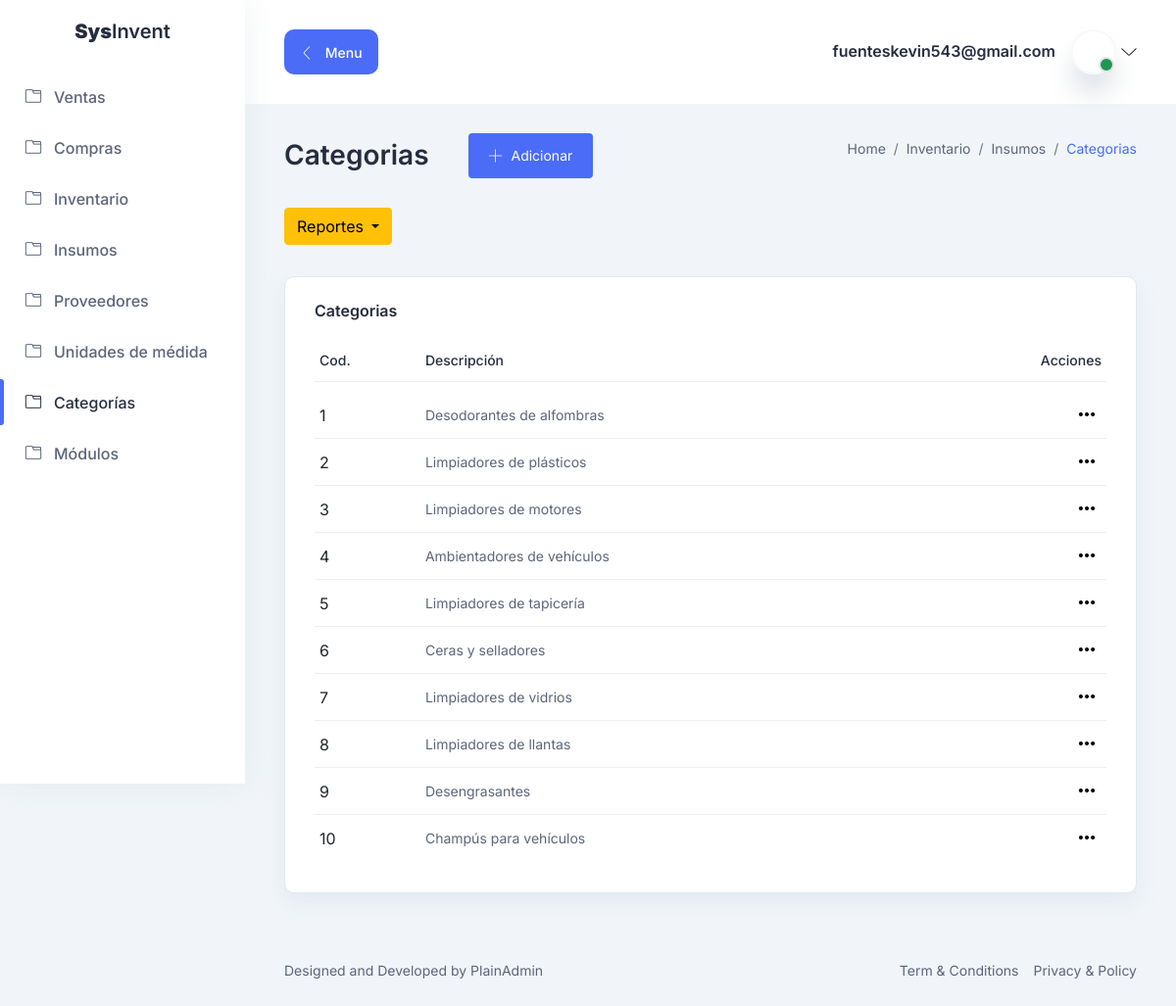
Page /inventario/insumos/categoria/ (signed in) on the earlier database version.
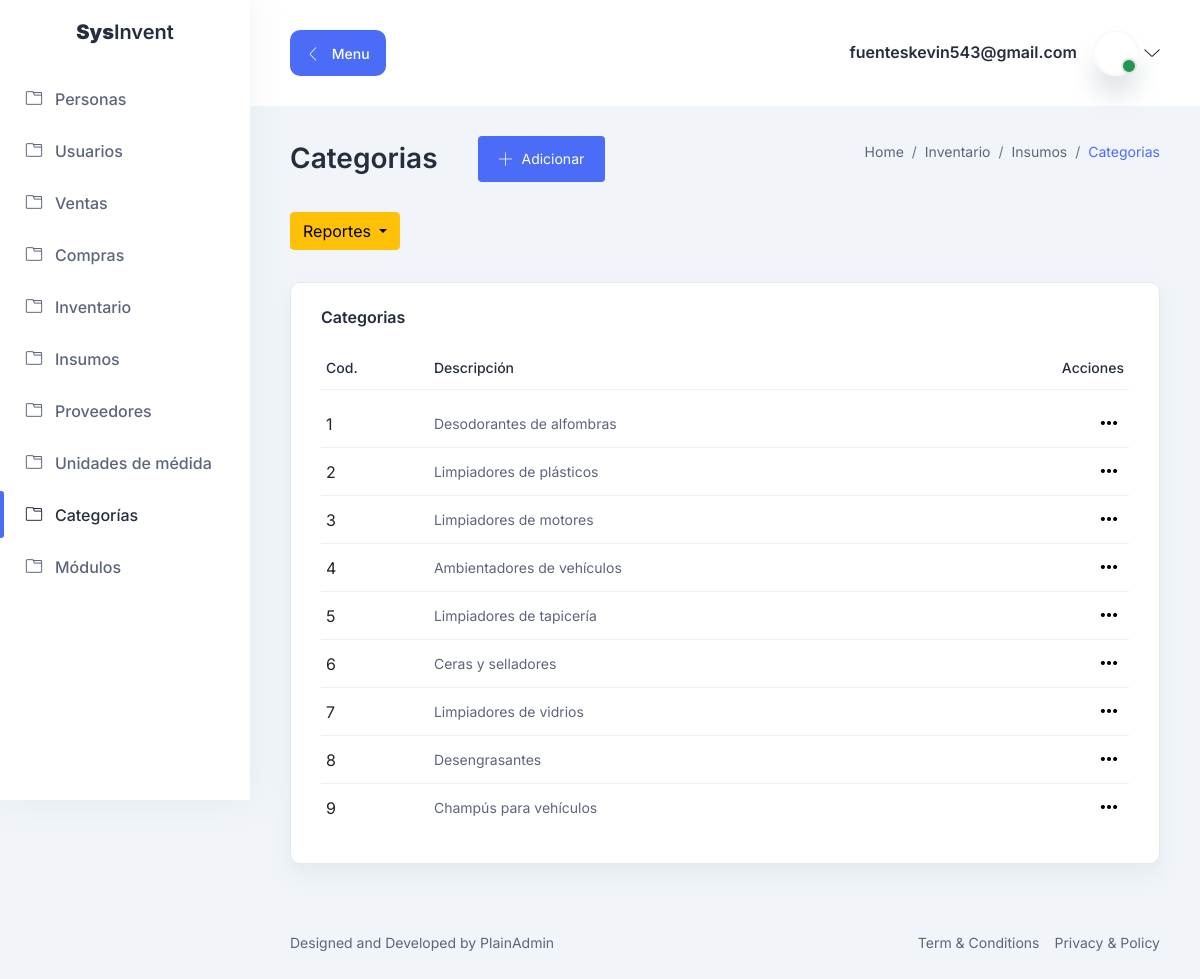
Same page on the later database version.
### administracion/models.py (models this page shows, shortened)
class Modulo(ModeloBase):
    nombre = models.CharField(verbose_name="Nombre", unique=True, max_length=200)
    descripcion = models.CharField(verbose_name="Descripción", unique=True, max_length=200)
    name_tag = models.CharField(verbose_name="name tag", unique=True, max_length=200)
    activo = models.BooleanField(verbose_name="¿Módulo activo?")
    icon_class = models.CharField(verbose_name="icon class",default='lni lni-folder', max_length=200)
    class Meta:
        verbose_name = "Módulo del sistema"
        verbose_name_plural = "Módulos del sistema"
        ordering = ['-id']
    def url(self):
        try:
            url= reverse(self.name_tag.__str__())
        except Exception:
            url="Javascript:void(0)"
        return url

### inventario/models.py (models this page shows, shortened)
class Categoria(ModeloBase):
    descripcion = models.CharField(verbose_name="Categoria", unique=True, max_length=200)
    class Meta:
        verbose_name = "Categoria"
        verbose_name_plural = "Categorias"
        ordering = ['-id']
    def en_uso(self):
        return self.insumo_set.filter(status=True).exists()

### inventario/views.py (the view)
# urls.py: path('insumos/categoria/', ViewCategoria.as_view(), name="categoria"),
class ViewCategoria(LoginRequiredMixin, ListView):
    template_name = "inventario/categoria/categoria_view.html"
    model = Categoria
    paginate_by = 10
    context_object_name = "categorias"
    def get_queryset(self):
        query = Categoria.objects.filter(status=True)
        return query

### inventario/models.py (called while the page is built)
    def __str__(self):
        return self.email

### inventario/templatetags/tags.py (called while the page is built)
@register.simple_tag
def get_modulos_list():
    modulos = Modulo.objects.filter(status=True, activo=True)
    return modulos

### project/processors.py (called while the page is built)
def context_dict(request):
    context = {}
    return context

### templates/inventario/categoria/categoria_view.html (shortened to what the changed rows need)
{% extends 'base.html' %}
{% block content %}
    <div class="title-wrapper pt-30">
        <div class="row align-items-center">
            <div class="col-md-6">
                <div class="title d-flex align-items-center flex-wrap mb-30">
                    <h2 class="mr-40">Categorias</h2>
                </div>
            </div>
        </div>
    </div>
    <div class="tables-wrapper">
        <div class="row">
            <div class="col-lg-12">
                <div class="card-style mb-30">
                    <div class="table-wrapper table-responsive">
                        <table class="table top-selling-table">
                            <thead>
                            <tr>
                                <th>
                                    <h6 class="text-sm text-medium">Cod.</h6>
                                </th>
                                <th>
                                    <h6 class="text-sm text-medium">Descripción</h6>
                                </th>
                                <th>
                                    <h6 class="text-sm text-medium text-end">
                                        Acciones
                                    </h6>
                                </th>
                            </tr>
                            </thead>
                            <tbody>
                            {% for categoria in categorias %}
                                <tr>
                                    <td>
                                        {{ forloop.counter }}
                                    </td>
                                    <td>
                                        <p class="text-sm">{{ categoria.descripcion }}</p>
                                    </td>
                                    <td>
                                        <div class="action justify-content-end">
                                            <button
                                                    class="more-btn ml-10 dropdown-toggle"
                                                    id="moreAction1"
                                                    data-bs-toggle="dropdown"
                                                    aria-expanded="false"
                                            >
                                                <i class="lni lni-more-alt"></i>
                                            </button>
                                        </div>
                                    </td>
                                </tr>
                            {% empty %}
                                <tr>
                                    <td> No existen registros</td>
                                </tr>
                            {% endfor %}
                            </tbody>
                        </table>
                    </div>
                </div>
            </div>
        </div>
    </div>
{% endblock %}

### templates/base.html (shortened to what the changed rows need)
<!DOCTYPE html>
{% load tags %}
{% load static %}
<html lang="es">
<head>
    <link rel="stylesheet" href="{% static 'assets/css/bootstrap.min.css' %}"/>
    <link rel="stylesheet" href="{% static 'assets/css/lineicons.css' %}"/>
    <link rel="stylesheet" href="{% static 'assets/css/materialdesignicons.min.css' %}"/>
    <link rel="stylesheet" href="{% static 'assets/css/fullcalendar.css' %}"/>
    <link rel="stylesheet" href="{% static 'assets/css/fullcalendar.css' %}"/>
    <link rel="stylesheet" href="{% static 'assets/css/main.css' %}"/>
    <link rel="stylesheet" href="{% static 'assets/css/sweetalert2.min.css' %}"/>
</head>
<body>
<aside class="sidebar-nav-wrapper">
    <nav class="sidebar-nav">
        <ul>
            {% get_modulos_list as menu %}
            {% for modulo in menu %}
                <li class="nav-item {% if modulo.url == request.get_full_path %} active {% endif %}">
                    <a href="{{ modulo.url }}">
              <span class="icon">
                 <i class="lni lni-folder"></i>
              </span>
                        <span class="text">{{ modulo.nombre }}</span>
                    </a>
                </li>
            {% endfor %}
        </ul>
    </nav>
</aside>
<main class="main-wrapper">
    <section class="section">
        <div class="container-fluid">
            {% block content %}
            {% endblock %}
        </div>
    </section>
</main>
</body>
</html>

Differences in the rows shown:
no longer on this page (row edited): Categoria: descripcion "Limpiadores de llantas"
added Modulo: nombre "Personas"
added Modulo: nombre "Usuarios"
